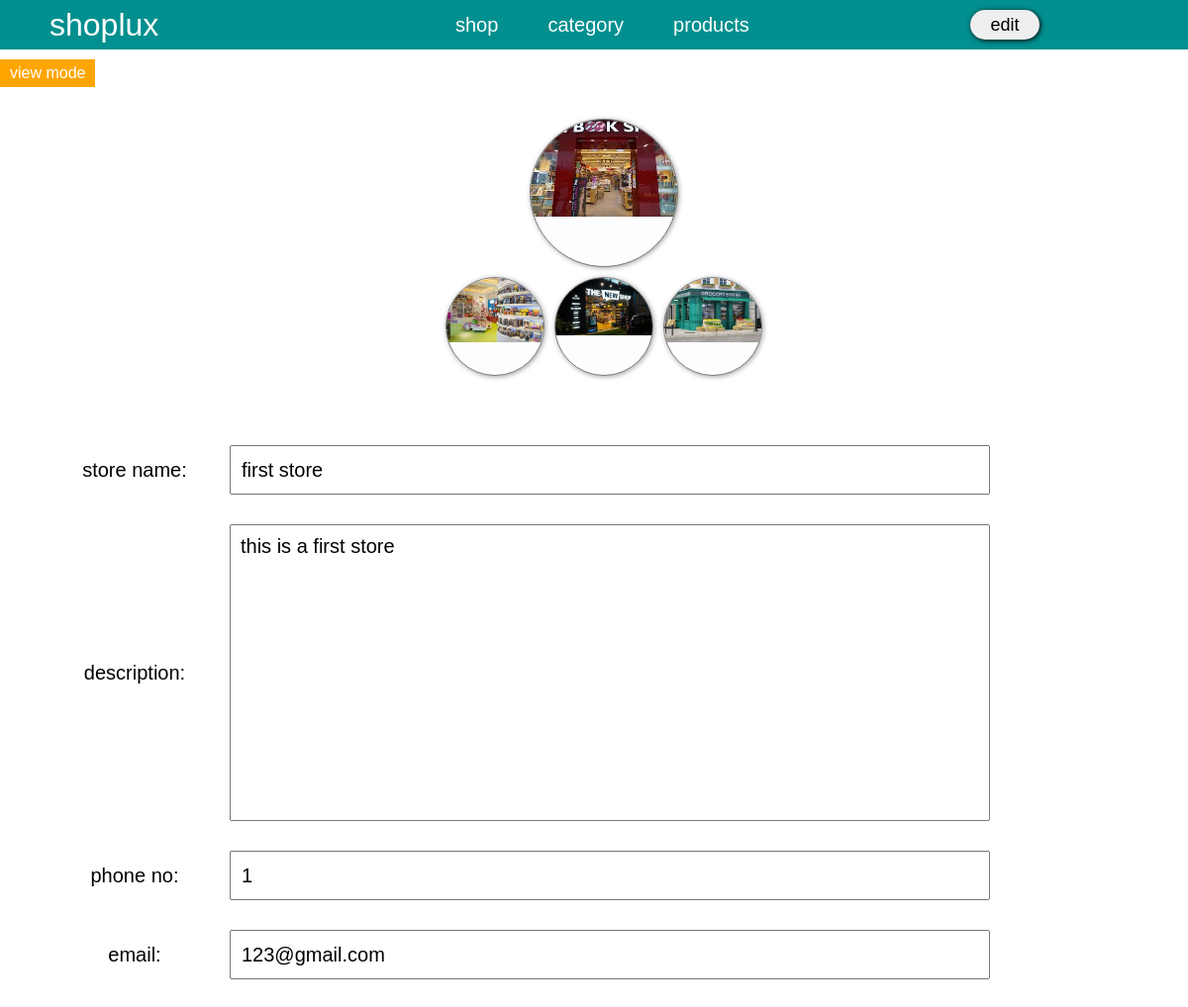
Screenshot of /admin/shopPage/shop.php (signed in) with the database file from the repository.
### tables this page shows
CREATE TABLE `users` (
  `user_sr` int(11) NOT NULL,
  `name` varchar(20) NOT NULL,
  `username` varchar(50) NOT NULL,
  `password` varchar(50) NOT NULL,
  `shop_id` int(11) NOT NULL
);

CREATE TABLE `shop` (
  `shop_sr` int(11) NOT NULL,
  `store_name` varchar(50) NOT NULL,
  `store_desc` varchar(255) NOT NULL,
  `phone_no` varchar(20) NOT NULL,
  `email` varchar(50) NOT NULL,
  `main_img` varchar(100) NOT NULL,
  `sub1` varchar(100) NOT NULL,
  `sub2` varchar(100) NOT NULL,
  `sub3` varchar(100) NOT NULL
);

### admin/shopPage/shop.php (the view, shortened to what this page needs)
<?php include("../header.php")?>
    <div class="post_sec">
        <?php
                function update_funk($input_data)
                {
                    include("../config.php");
                    $sql_show = "select * from shop join users on shop.shop_sr = users.shop_id where shop.shop_sr = {$input_data}";
                $result_show = mysqli_query($conn,$sql_show);
                if(mysqli_num_rows($result_show)>0)
                {
                    while($rows = mysqli_fetch_assoc($result_show))
                    {
                     ?>
            <form action="update_shop_detail.php" method="POST" enctype="multipart/form-data" id='main_id'>
            <div class="image_view">
                <div class="main_img">
                    <img src="shop_images/<?php echo $rows['main_img'];?>" alt="" id="main_img">
                </div>
                <div class="sub_img">
                    <div class="img_box">
                        <img src="shop_images/<?php echo $rows['sub1'];?>" alt="" id="sub1_img">
                    </div>
                    <div class="img_box">
                        <img src="shop_images/<?php echo $rows['sub2'];?>" alt="" id="sub2_img">
                    </div>
                    <div class="img_box">
                        <img src="shop_images/<?php echo $rows['sub3'];?>" alt="" id="sub3_img">
                    </div>
                </div>
            </div>
            <div class="input_field">
                <label>store name:</label>
                <input type="text" name="store_name" value="<?php echo $rows['store_name'];?>" readonly>
            </div>
            <div class="input_field text_area">
                <label id="clk">description:</label>
                <textarea  cols="30" rows="10" id="sel" name="description" value='<?php echo $rows['store_desc'];?>' readonly><?php echo $rows['store_desc'];?></textarea>
            </div>
            <div class="input_field">
                <label>phone no:</label>
                <input type="text" name="phone_no" value="<?php echo $rows['phone_no'];?>" readonly>
            </div>
            <div class="input_field">
                <label>email:</label>
                <input type="email" name="email" value="<?php echo $rows['email'];?>" readonly>
            </div>
            </form>
            <?php
                }
                }
            }
            if($shop_id !=0)
            {
                update_funk($shop_id);
            }
            elseif($shop_id_val!=0)
            {
                update_funk($shop_id_val);
                }
                ?>
                <?php
                if($shop_id !=0 or $shop_id_val!=0)
                {
            ?>
            <div class="edit_info">view mode</div>
            <?php
            }
            ?>
    </div>
</body>
</html>

### admin/shopPage/shop2.css (style rules this page uses)
.post_sec { width: 100%; height: auto; display: flex; justify-content: center; align-items: center; background-color: white; position: relative; }
.post_sec form { width: 100%; display: flex; justify-content: center; align-items: center; flex-direction: column; position: relative; transform: translateX(-80px); }
.image_view { height: 300px; display: flex; justify-content: center; align-items: center; flex-direction: column; transform: translateX(90px); margin: 50px; }
.image_view .main_img { width: 150px; height: 150px; background-color: rgb(253, 253, 253); box-shadow: 1px 1px 5px rgb(165, 165, 165); border: 1px solid rgb(124, 124, 124); border-radius: 50%; position: relative; overflow: hidden; }
.image_view .sub_img .img_box img { transform: scale(1); }
.image_view .sub_img { width: 100%; height: 100px; margin-top:10px ; display: flex; justify-content: center; align-items: center; }
.image_view .sub_img .img_box { width: 100px; height: 100px; background-color: rgb(253, 253, 253); box-shadow: 1px 1px 5px rgb(165, 165, 165); border: 1px solid rgb(124, 124, 124); border-radius: 50%; margin: 0 5px; position: relative; overflow: hidden; }
.input_field { width: 80%; height: 50px; margin-bottom: 30px; display: flex; justify-content: center; align-items: center; }
.input_field label { font-size: 20px; width: 20%; text-align: center; }
.input_field input { width: 80%; height: 100%; font-size: 20px; padding-left: 10px; outline: none; }
.text_area { width: 80%; height: 300px; }
.text_area textarea { width: 80%; height: 100%; resize: none; padding: 10px; outline: none; font-size: 20px; }

### admin/header.php (style rules this page uses)
* { margin: 0; padding: 0; box-sizing: border-box; font-family: Arial, Helvetica, sans-serif; }

### admin/shopPage/shop.php (style rules this page uses)
.image_view .main_img img, .image_view .sub_img .img_box img { width: 100%; }
.edit_info { position: absolute; left: 0; top: 10px; padding: 5px 10px; background-color:orange; color: white; }

### rows the page displays
users: shop.main_img (picture), shop.sub1 (picture), shop.sub2 (picture), shop.sub3 (picture), store_name "first store", description "this is a first store", phone_no "1", email "123@gmail.com"
